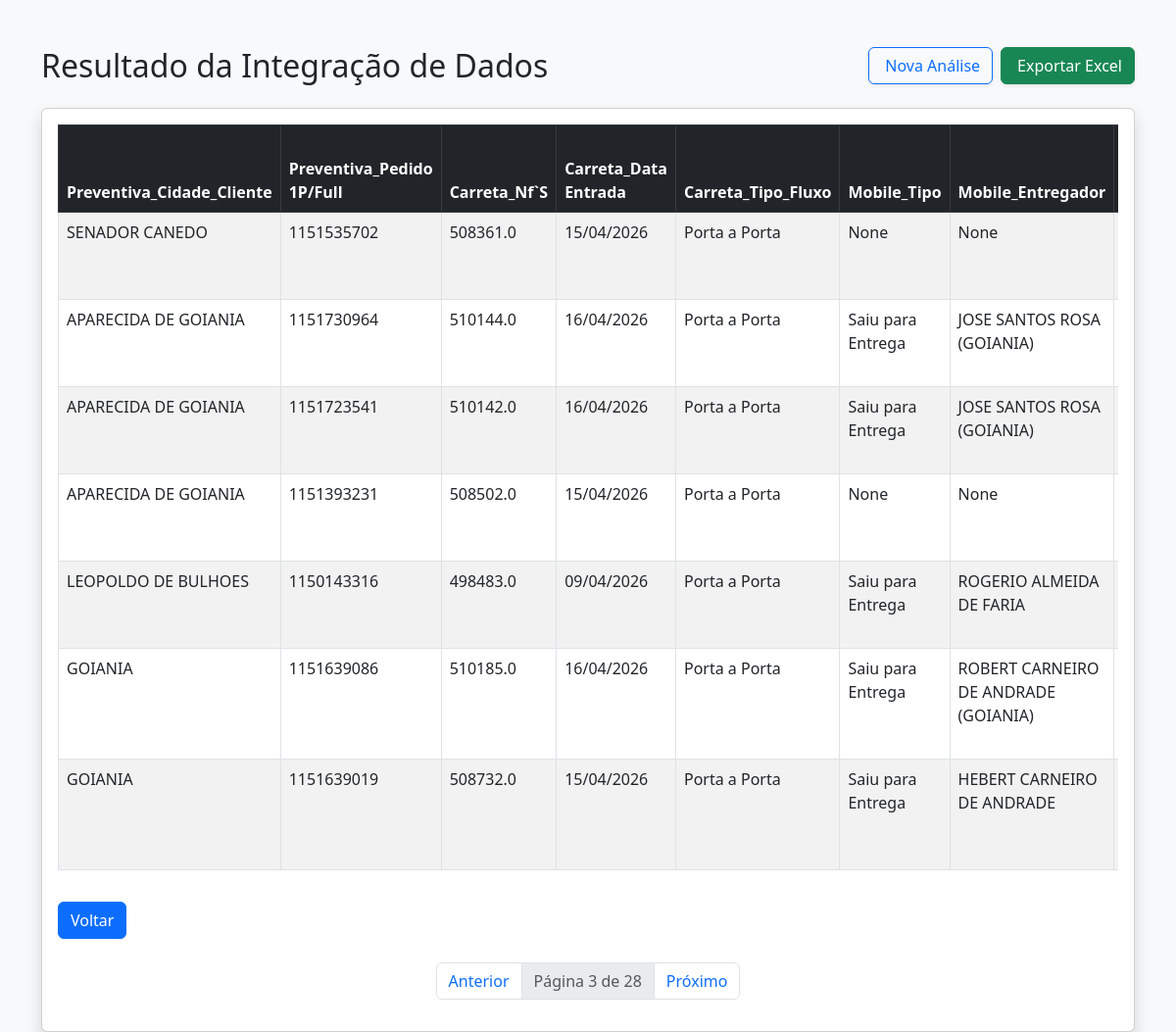
Page /analisar_dados?pagina=3 on the committed database.
### tables this page shows
CREATE TABLE "analise_resultado" (
"Preventiva_Cidade_Cliente" TEXT,
  "Preventiva_Pedido 1P/Full" INTEGER,
  "Carreta_Nf`S" REAL,
  "Carreta_Data Entrada" TEXT,
  "Carreta_Tipo_Fluxo" TEXT,
  "Mobile_Tipo" TEXT,
  "Mobile_Entregador" TEXT,
  "Esl_Última Ocorrência/Observações" TEXT,
  "Esl_Pessoa/Nome" TEXT,
  "Esl_Última Ocorrência/Data Ocorrência" TEXT,
  "Bipe_Prod_Status_Deposito" TEXT,
  "Bipe_Notas_Ocorrencia" TEXT,
  "Chave_nf-e" TEXT
);

### app/routes.py (the view)
@rotas.route('/analisar_dados')
def analisar_dados():
    pagina = request.args.get('pagina', 1, type=int) #procura na Url o paramentro chamado 'pagina', se não existir, use o valor padrao 1 e converta para inteiro
    processar = request.args.get('processar', 'false') == 'true' #.get retorna uma string 'false' e logo em seguida e feita uma comparação de string 'false' é igual 'true'? não, então retorna o boleano False
    if processar:
        diretorio_raiz = current_app.config['DIRETORIO_RAIZ']
        caminho_script = os.path.join(diretorio_raiz, 'analise.py') # Corrigido o nome
        enconding_padro = locale.getpreferredencoding(False)
        subprocess.run(['python', caminho_script], capture_output=True, text=True, encoding=enconding_padro)
    itens_por_pg = 7
    lista_dados, total_itens = buscar_dados_paginados(pagina, itens_por_pg)
    total_paginas = (total_itens + itens_por_pg - 1) // itens_por_pg
    dados_formatados = {
        "Excel": lista_dados,
        "pagina_atual": pagina,
        "total_paginas": total_paginas
    }
    return render_template('tabela_resultado.html', dados=dados_formatados)

### app/database.py (called while the page is built)
def buscar_dados_paginados(pagina, itens_por_pagina=10): #o valor 10 é um valor padrão caso vc não passe nada
    conn = sqlite3.connect(DB_PATH)
    offset = (pagina - 1) * itens_por_pagina
    query = f"SELECT * FROM analise_resultado LIMIT {itens_por_pagina} OFFSET {offset}"
    df = pd.read_sql(query, conn) #executa uma query e transforma o resultado em um dataframe
    total_registros = conn.execute("SELECT COUNT(*) FROM analise_resultado").fetchone()[0]
    conn.close()
    return df.to_dict(orient='records'), total_registros

### app/templates/tabela_resultado.html (shortened to what this page needs)
<!DOCTYPE html>
<html lang="pt-br">
<head>
    <link href="https://cdn.jsdelivr.net/npm/bootstrap@5.3.0/dist/css/bootstrap.min.css" rel="stylesheet">
</head>
<body class="bg-light">
    <div class="container mt-5">
        <div class="d-flex flex-wrap align-items-center justify-content-between gap-3 mb-4">
            <h2 class="mb-0">Resultado da Integração de Dados</h2>
            <div class="d-flex gap-2">
                <a href="{{ url_for('rotas.deletar_arquivos') }}"
                    class="btn btn-outline-primary shadow-sm">
                     Nova Análise
                </a>
                <a href="{{ url_for('rotas.baixar_relatorio') }}"
                    class="btn btn-success shadow-sm">
                     Exportar Excel
                </a>
            </div>
        </div>
        <div class="card shadow">
            <div class="card-body">
                <div class="table-responsive">
                    <table class="table table-striped table-hover table-bordered">
                        <thead class="table-dark">
                            <tr>
                                {% if dados.Excel | length > 0 %}
                                {% for coluna in dados.Excel[0].keys() %}
                                <th>{{ coluna }}</th>
                                {% endfor %}
                                {% else %}
                                <th>Sem dados</th>
                                {% endif %}
                            </tr>
                        </thead>
                        <tbody>
                            {% for linha in dados.Excel %}
                            <tr>
                                {% for valor in linha.values() %}
                                <td>{{ valor }}</td>
                                {% endfor %}
                            </tr>
                            {% endfor %}
                        </tbody>
                    </table>
                </div>
                <a href="{{url_for('rotas.deletar_arquivos')}}" class="btn btn-primary mt-3">Voltar</a>
                <nav class="mt-4">
                    <ul class="pagination justify-content-center">
                        <li class="page-item {{ 'disabled' if dados.pagina_atual == 1 }}">
                            <a class="page-link"
                                href="{{ url_for('rotas.analisar_dados', pagina=dados.pagina_atual - 1) }}">Anterior</a>
                        </li>
                        <li class="page-item disabled">
                            <span class="page-link">Página {{ dados.pagina_atual }} de {{ dados.total_paginas }}</span>
                        </li>
                        <li class="page-item {{ 'disabled' if dados.pagina_atual == dados.total_paginas }}">
                            <a class="page-link"
                                href="{{ url_for('rotas.analisar_dados', pagina=dados.pagina_atual + 1) }}">Próximo</a>
                        </li>
                    </ul>
                </nav>
            </div>
        </div>
    </div>
</body>
</html>

### rows in the picture
analise_resultado: Preventiva_Cidade_Cliente "SENADOR CANEDO", values "1151535702" "508361.0" "None" "None", Carreta_Data Entrada "15/04/2026", Carreta_Tipo_Fluxo "Porta a Porta"
analise_resultado: Preventiva_Cidade_Cliente "APARECIDA DE GOIANIA", values "1151730964" "510144.0", Carreta_Data Entrada "16/04/2026", Carreta_Tipo_Fluxo "Porta a Porta", Mobile_Tipo "Saiu para Entrega", Mobile_Entregador "JOSE SANTOS ROSA (GOIANIA)"
analise_resultado: Preventiva_Cidade_Cliente "APARECIDA DE GOIANIA", values "1151723541" "510142.0", Carreta_Data Entrada "16/04/2026", Carreta_Tipo_Fluxo "Porta a Porta", Mobile_Tipo "Saiu para Entrega", Mobile_Entregador "JOSE SANTOS ROSA (GOIANIA)"
analise_resultado: Preventiva_Cidade_Cliente "APARECIDA DE GOIANIA", values "1151393231" "508502.0" "None" "None", Carreta_Data Entrada "15/04/2026", Carreta_Tipo_Fluxo "Porta a Porta"
analise_resultado: Preventiva_Cidade_Cliente "LEOPOLDO DE BULHOES", values "1150143316" "498483.0", Carreta_Data Entrada "09/04/2026", Carreta_Tipo_Fluxo "Porta a Porta", Mobile_Tipo "Saiu para Entrega", Mobile_Entregador "ROGERIO ALMEIDA DE FARIA"
analise_resultado: Preventiva_Cidade_Cliente "GOIANIA", values "1151639086" "510185.0", Carreta_Data Entrada "16/04/2026", Carreta_Tipo_Fluxo "Porta a Porta", Mobile_Tipo "Saiu para Entrega", Mobile_Entregador "ROBERT CARNEIRO DE ANDRADE (GOIANIA)"
analise_resultado: Preventiva_Cidade_Cliente "GOIANIA", values "1151639019" "508732.0", Carreta_Data Entrada "15/04/2026", Carreta_Tipo_Fluxo "Porta a Porta", Mobile_Tipo "Saiu para Entrega", Mobile_Entregador "HEBERT CARNEIRO DE ANDRADE"

### other values in the picture
{{ coluna }} "Preventiva_Cidade_Cliente" "Preventiva_Pedido 1P/Full" "Carreta_Nf`S" "Carreta_Data Entrada" "Carreta_Tipo_Fluxo" "Mobile_Tipo" "Mobile_Entregador"
{{ dados.pagina_atual }} "3"
{{ dados.total_paginas }} "28"
